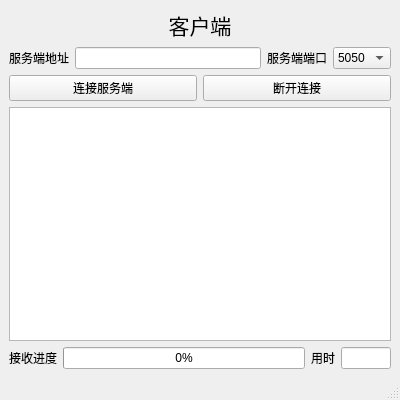
<?xml version="1.0" encoding="UTF-8"?>
<ui version="4.0">
 <class>FileClient</class>
 <widget class="QMainWindow" name="FileClient">
  <property name="geometry">
   <rect>
    <x>0</x>
    <y>0</y>
    <width>400</width>
    <height>400</height>
   </rect>
  </property>
  <property name="minimumSize">
   <size>
    <width>400</width>
    <height>400</height>
   </size>
  </property>
  <property name="maximumSize">
   <size>
    <width>400</width>
    <height>400</height>
   </size>
  </property>
  <property name="windowTitle">
   <string>FileClient</string>
  </property>
  <widget class="QWidget" name="centralwidget">
   <layout class="QVBoxLayout" name="verticalLayout">
    <item>
     <widget class="QLabel" name="label">
      <property name="font">
       <font>
        <family>微软雅黑</family>
        <pointsize>16</pointsize>
       </font>
      </property>
      <property name="text">
       <string>客户端</string>
      </property>
      <property name="alignment">
       <set>Qt::AlignCenter</set>
      </property>
     </widget>
    </item>
    <item>
     <layout class="QHBoxLayout" name="horizontalLayout">
      <item>
       <widget class="QLabel" name="label_3">
        <property name="text">
         <string>服务端地址</string>
        </property>
        <property name="alignment">
         <set>Qt::AlignCenter</set>
        </property>
       </widget>
      </item>
      <item>
       <widget class="QLineEdit" name="lineEditIP">
        <property name="maximumSize">
         <size>
          <width>16777215</width>
          <height>16777215</height>
         </size>
        </property>
       </widget>
      </item>
      <item>
       <layout class="QHBoxLayout" name="horizontalLayout_2">
        <item>
         <widget class="QLabel" name="label_2">
          <property name="text">
           <string>服务端端口</string>
          </property>
          <property name="alignment">
           <set>Qt::AlignCenter</set>
          </property>
         </widget>
        </item>
        <item>
         <widget class="QComboBox" name="comboBox">
          <property name="minimumSize">
           <size>
            <width>0</width>
            <height>0</height>
           </size>
          </property>
          <property name="maximumSize">
           <size>
            <width>16777215</width>
            <height>16777215</height>
           </size>
          </property>
          <item>
           <property name="text">
            <string>5050</string>
           </property>
          </item>
          <item>
           <property name="text">
            <string>6060</string>
           </property>
          </item>
         </widget>
        </item>
       </layout>
      </item>
     </layout>
    </item>
    <item>
     <layout class="QHBoxLayout" name="horizontalLayout_3">
      <item>
       <widget class="QPushButton" name="buttonConnect">
        <property name="text">
         <string>连接服务端</string>
        </property>
       </widget>
      </item>
      <item>
       <widget class="QPushButton" name="buttonDisconnect">
        <property name="text">
         <string>断开连接</string>
        </property>
       </widget>
      </item>
     </layout>
    </item>
    <item>
     <widget class="QTextEdit" name="textEdit">
      <property name="focusPolicy">
       <enum>Qt::NoFocus</enum>
      </property>
     </widget>
    </item>
    <item>
     <layout class="QHBoxLayout" name="horizontalLayout_7"/>
    </item>
    <item>
     <layout class="QHBoxLayout" name="horizontalLayout_4">
      <item>
       <widget class="QLabel" name="label_4">
        <property name="focusPolicy">
         <enum>Qt::NoFocus</enum>
        </property>
        <property name="text">
         <string>接收进度</string>
        </property>
        <property name="alignment">
         <set>Qt::AlignCenter</set>
        </property>
       </widget>
      </item>
      <item>
       <widget class="QProgressBar" name="progressBar">
        <property name="maximumSize">
         <size>
          <width>250</width>
          <height>16777215</height>
         </size>
        </property>
        <property name="value">
         <number>0</number>
        </property>
       </widget>
      </item>
      <item>
       <widget class="QLabel" name="label_5">
        <property name="text">
         <string>用时</string>
        </property>
       </widget>
      </item>
      <item>
       <widget class="QLineEdit" name="lineEditTime">
        <property name="maximumSize">
         <size>
          <width>50</width>
          <height>16777215</height>
         </size>
        </property>
        <property name="focusPolicy">
         <enum>Qt::NoFocus</enum>
        </property>
        <property name="text">
         <string/>
        </property>
       </widget>
      </item>
     </layout>
    </item>
   </layout>
  </widget>
  <widget class="QStatusBar" name="statusbar"/>
 </widget>
 <resources/>
 <connections/>
</ui>
